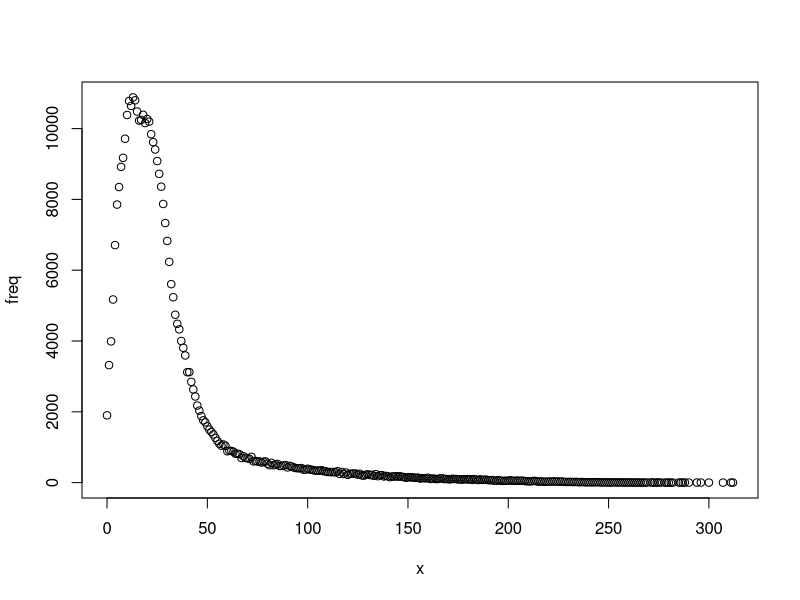
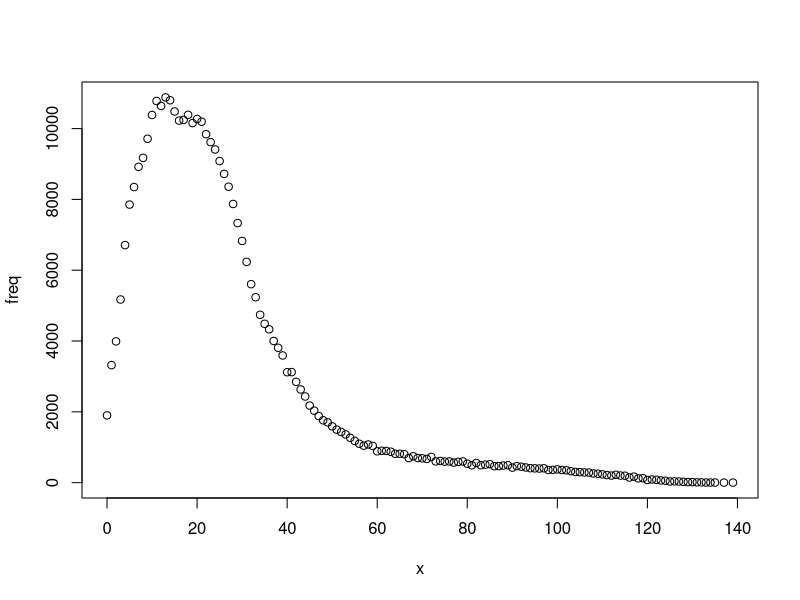
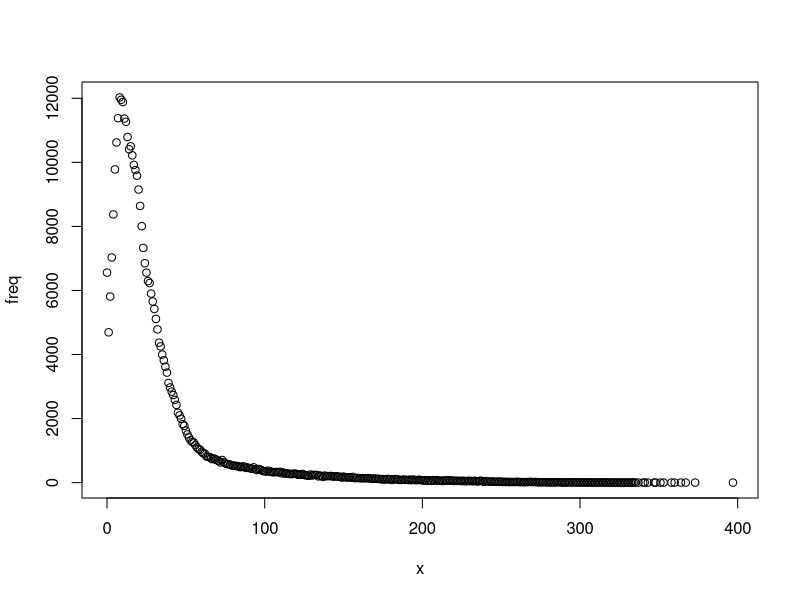
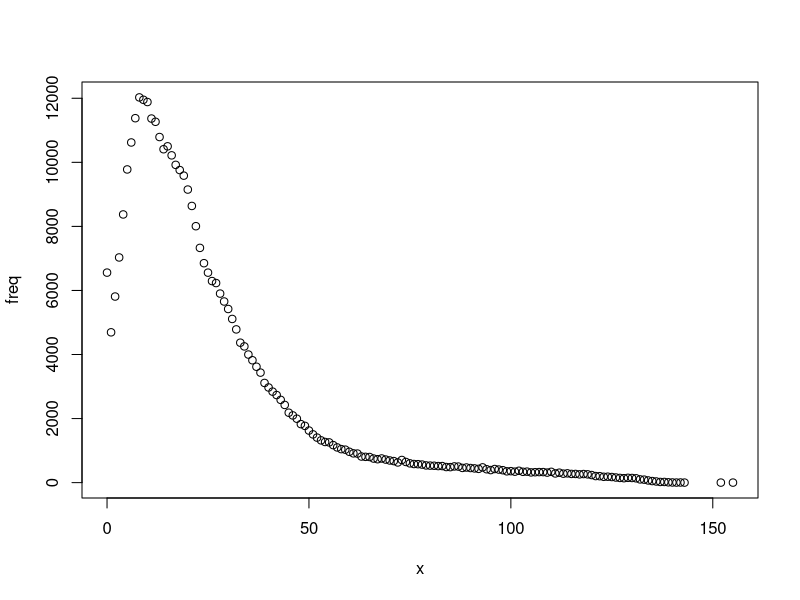
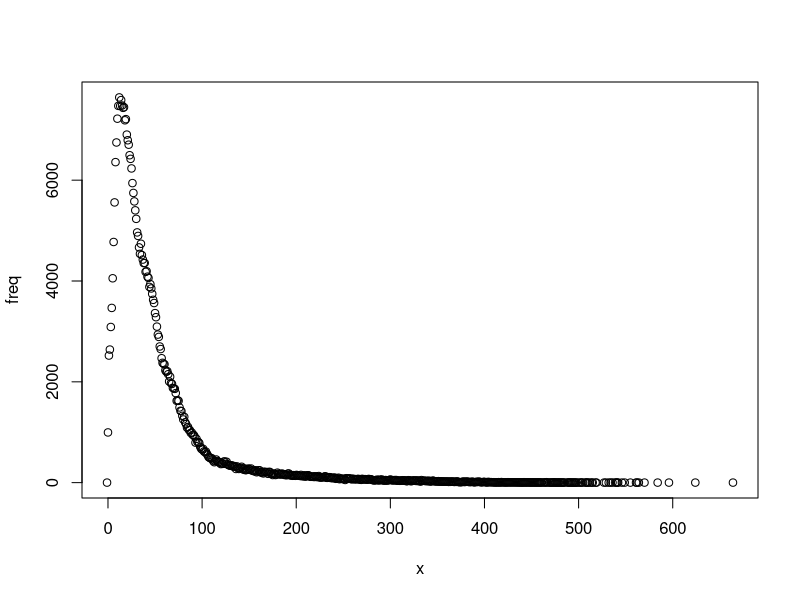
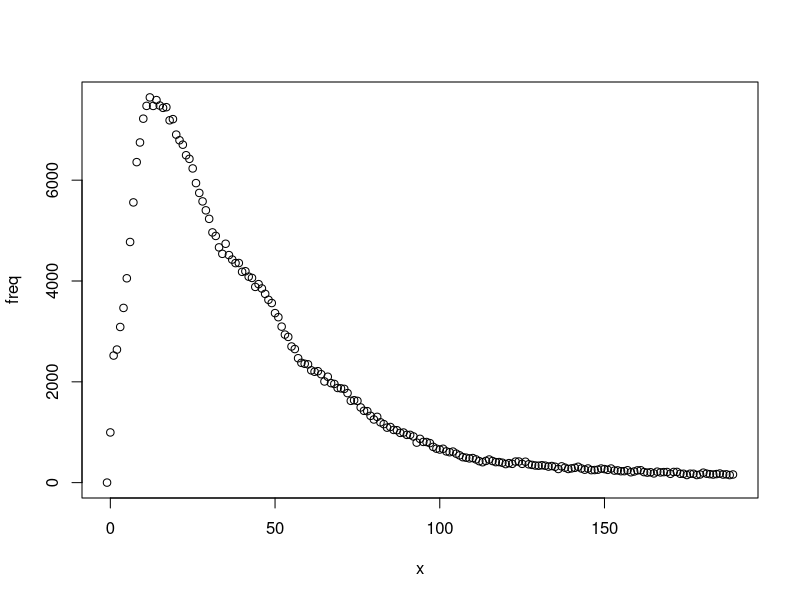

Recreate these plots in R, in order.
require(readr) #input/output
require(tibble) #as_tibble, easy to use
require(dplyr) #data wrangling
require(plyr)
require(stringr) #more data wrangling
require(lubridate) #date/time
require(data.table) #data manipulation
require(ggplot2) #plotting
# require(knitr) #quite fond of the kable function for making tables.
# require(ggthemes) #plotting
# require(gridExtra) #extra space for plots
# require(leaflet) #mapping
# require(leaflet.extras) #mapping
# require(RColorBrewer) #plotting
# require(ggridges) #plotting density ridges

january = as_tibble(fread("air-quality-data-from-extensive-network-of-sensors/january-2017.csv"))
february = as_tibble(fread("air-quality-data-from-extensive-network-of-sensors/february-2017.csv"))
march = as_tibble(fread("air-quality-data-from-extensive-network-of-sensors/march-2017.csv"))
april = as_tibble(fread("air-quality-data-from-extensive-network-of-sensors/april-2017.csv"))
may = as_tibble(fread("air-quality-data-from-extensive-network-of-sensors/may-2017.csv"))
june = as_tibble(fread("air-quality-data-from-extensive-network-of-sensors/june-2017.csv"))
july = as_tibble(fread("air-quality-data-from-extensive-network-of-sensors/july-2017.csv"))
august = as_tibble(fread("air-quality-data-from-extensive-network-of-sensors/august-2017.csv"))
september = as_tibble(fread("air-quality-data-from-extensive-network-of-sensors/september-2017.csv"))
october = as_tibble(fread("air-quality-data-from-extensive-network-of-sensors/october-2017.csv"))
november = as_tibble(fread("air-quality-data-from-extensive-network-of-sensors/november-2017.csv"))
december = as_tibble(fread("air-quality-data-from-extensive-network-of-sensors/december-2017.csv"))

Sys.setenv(TZ='Poland') #we're looking at data from Poland, to avoid erors we'll use this command. If this is not given a timezone error will appear.

january$`UTC time` = as_datetime(january$`UTC time`)
february$`UTC time` = as_datetime(february$`UTC time`)
march$`UTC time` = as_datetime(march$`UTC time`)
april$`UTC time` = as_datetime(april$`UTC time`)
may$`UTC time` = as_datetime(may$`UTC time`)
june$`UTC time` = as_datetime(june$`UTC time`)
july$`UTC time` = as_datetime(july$`UTC time`)
august$`UTC time` = as_datetime(august$`UTC time`)
september$`UTC time` = as_datetime(september$`UTC time`)
october$`UTC time` = as_datetime(october$`UTC time`)
november$`UTC time` = as_datetime(november$`UTC time`)
december$`UTC time` = as_datetime(december$`UTC time`)

jan.test = january %>% select(contains("pm"))
feb.test = february %>% select(contains("pm"))
mar.test = march %>% select(contains("pm"))
apr.test = april %>% select(contains("pm"))
may.test = may %>% select(contains("pm"))
jun.test = june %>% select(contains("pm"))
jul.test = july %>% select(contains("pm"))
aug.test = august %>% select(contains("pm"))
sep.test = september %>% select(contains("pm"))
oct.test = october %>% select(contains("pm"))
nov.test = november %>% select(contains("pm"))
dec.test = december %>% select(contains("pm"))
# create a function to replace NA values with the median
# medrep = function(i){
#   i[is.na(i)] = median(i, na.rm=TRUE) 
#   as.numeric(i)
# }
# jan.med = data.frame(apply(jan.test,2,medrep))
# feb.med = data.frame(apply(feb.test,2,medrep))
# mar.med = data.frame(apply(mar.test,2,medrep))
# apr.med = data.frame(apply(apr.test,2,medrep))
# may.med = data.frame(apply(may.test,2,medrep))
# jun.med = data.frame(apply(jun.test,2,medrep))
# jul.med = data.frame(apply(jul.test,2,medrep))
# aug.med = data.frame(apply(aug.test,2,medrep))
# sep.med = data.frame(apply(sep.test,2,medrep))
# oct.med = data.frame(apply(oct.test,2,medrep))
# nov.med = data.frame(apply(nov.test,2,medrep))
# dec.med = data.frame(apply(dec.test,2,medrep))

yr.noname = data.frame(   # to store 3 cols of all sensor data from all months
  pm010 = jan.test$`3_pm1`,
  pm025 = jan.test$`3_pm25`,
  pm100 = jan.test$`3_pm10`
)

next3rep = function(df.noname, df.test, col = 1){
  while(col <= length(df.test)-2) {
    df.next3 = df.test[col:(col+2)]
    names(df.next3) = c("pm010", "pm025", "pm100")
    df.noname = rbind(df.noname, df.next3)
    col = col+3
  }
  return(df.noname)
}
yr.noname = next3rep(yr.noname, jan.test, col = 4)  # fill rest of jan
yr.noname = next3rep(yr.noname, feb.test)  # fill with feb
yr.noname = next3rep(yr.noname, mar.test)  # fill with mar
yr.noname = next3rep(yr.noname, apr.test)  # fill with apr
yr.noname = next3rep(yr.noname, may.test)  # fill with may
yr.noname = next3rep(yr.noname, jun.test)  # fill with jun
yr.noname = next3rep(yr.noname, jul.test)  # fill with jul
yr.noname = next3rep(yr.noname, aug.test)  # fill with aug
yr.noname = next3rep(yr.noname, sep.test)  # fill with sep
yr.noname = next3rep(yr.noname, oct.test)  # fill with oct
yr.noname = next3rep(yr.noname, nov.test)  # fill with nov
yr.noname = next3rep(yr.noname, dec.test)  # fill with dec
yr.noname = na.omit(yr.noname)  # eventually omit NA

# we need to remove outliers using interquartile range
outliers1 <- boxplot.stats(yr.noname[,1],coef = 3)$out
outliers2 <- boxplot.stats(yr.noname[,2],coef = 3)$out
outliers3 <- boxplot.stats(yr.noname[,3],coef = 3)$out
yr.nout <- yr.noname[-which(yr.noname[,1] %in% outliers1),]
yr.nout <- yr.noname[-which(yr.noname[,2] %in% outliers2),]
yr.nout <- yr.noname[-which(yr.noname[,3] %in% outliers3),]

plot(count(yr.noname$pm010))
plot(count(yr.nout$pm010))
plot(count(yr.noname$pm025))
plot(count(yr.nout$pm025))
plot(count(yr.noname$pm100))
plot(count(yr.nout$pm100))

# statistics
yr.avg_pm010 = mean(yr.noname$pm010)
yr.avg_pm025 = mean(yr.noname$pm025)
yr.avg_pm100 = mean(yr.noname$pm100)
yr.2avg_pm010 = mean(yr.nout$pm010)
yr.2avg_pm025 = mean(yr.nout$pm025)
yr.2avg_pm100 = mean(yr.nout$pm100)

count(yr.noname$pm010)
count(yr.noname$pm025)
count(yr.noname$pm100)

count(as.factor(ifelse(yr.noname$pm010 >= yr.avg_pm010, 1, 0)))
count(as.factor(ifelse(yr.noname$pm025 >= yr.avg_pm025, 1, 0)))
count(as.factor(ifelse(yr.noname$pm100 >= yr.avg_pm100, 1, 0)))
count(as.factor(ifelse(yr.nout$pm010 >= yr.2avg_pm010, 1, 0)))
count(as.factor(ifelse(yr.nout$pm025 >= yr.2avg_pm025, 1, 0)))
count(as.factor(ifelse(yr.nout$pm100 >= yr.2avg_pm100, 1, 0)))

pm010.label = as.factor(ifelse(yr.nout$pm010 >= yr.2avg_pm010, 1, 0))
pm025.label = as.factor(ifelse(yr.nout$pm025 >= yr.2avg_pm025, 1, 0))
pm100.label = as.factor(ifelse(yr.nout$pm100 >= yr.2avg_pm100, 1, 0))
# final.data <- cbind(unique.pa[,!names(unique.pa) %in%c("overall_rating","player_api_id")],p.label)

